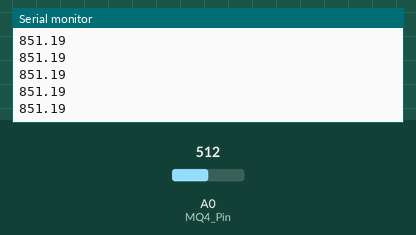
The sketch below on a simulated Arduino Uno, built with avr-gcc and run on an emulated ATmega328P. Parts: the last lines printed to the serial monitor. Inputs (shaded band) come from the test bench; at power-on: A0 (MQ4_Pin) = 512.

Above: at 1.2 s.
1.3 s: A0 (MQ4_Pin) set to 1002
At 2.0 s:
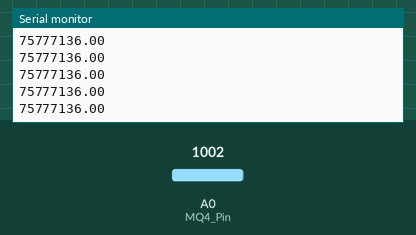
2.8 s: A0 (MQ4_Pin) set to 1018
At 3.3 s:
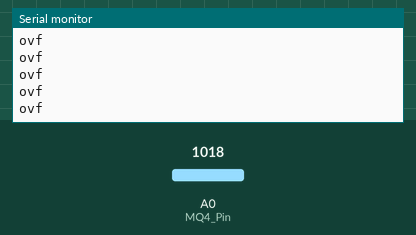

Measured:
- the behaviour switches between 1017 and 1018 on A0 (MQ4_Pin) (found by bisection; images 1 and 2)
- after the input at 1.3 s, the serial monitor: prints a new line after 0.07 s (image 1)
- after the input at 2.8 s, the serial monitor: prints a new line after 0.07 s (image 2)

The sketch:

MQ-4.ino
```cpp
const byte MQ4_Pin = A0; //MQ4 A0 pin
const int R_0 = 945; //Change this to your own R0 measurements

void setup() {
   Serial.begin(9600);
}

void loop() {
   Serial.println(getMethanePPM());
}

/*
* getMethanePPM returns a float value in PPM of methane concentration
*/
float getMethanePPM(){
   float a0 = analogRead(A0); // get raw reading from sensor
   float v_o = a0 * 5 / 1023; // convert reading to volts
   float R_S = (5-v_o) * 1000 / v_o; // apply formula for getting RS
   float PPM = pow(R_S/R_0,-2.95) * 1000; //apply formula for getting PPM
   return PPM; // return PPM value to calling function
}
```
